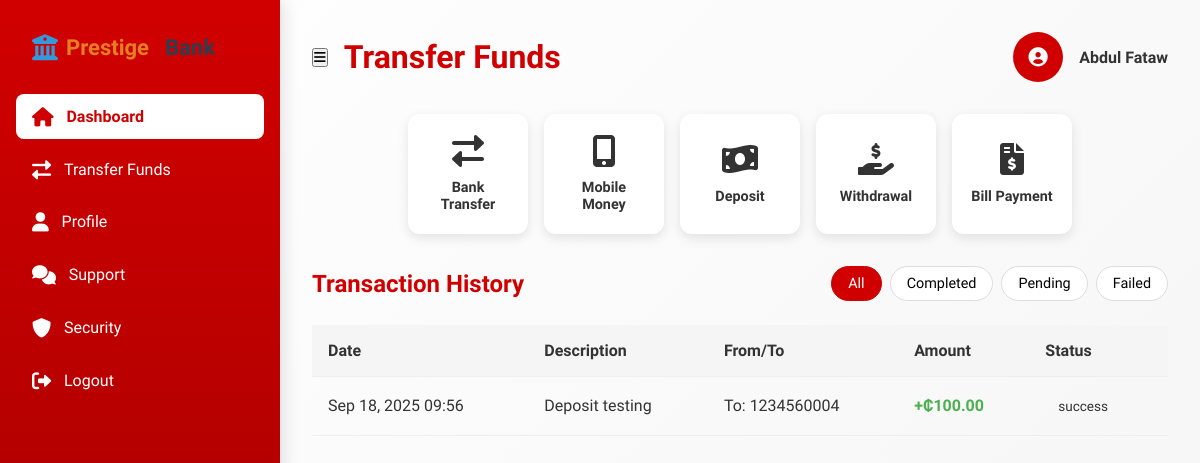
/transfer/ (signed in), run on an earlier commit of the app's database.
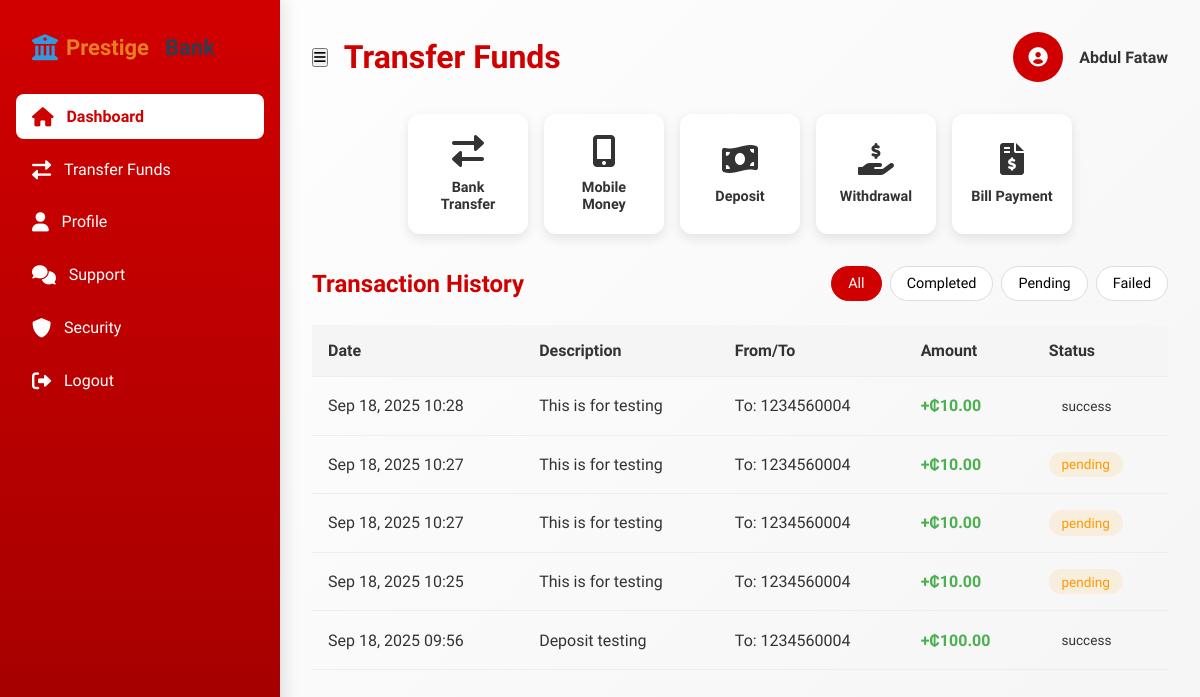
And on a later commit of the database.
### bank/models.py (models this page shows, shortened)
class Transaction(TimeBaseModel):
    TRANSACTION_TYPES = [
        ("TRANSFER", "Bank Transfer"),
        ("MOBILE_MONEY", "Mobile Money"),
        ("DEPOSIT", "Deposit"),
        ("WITHDRAWAL", "Withdrawal"),
        ("BILL_PAYMENT", "Bill Payment"),
    ]
    STATUS_CHOICES = [
        ("pending", "pending"),
        ("success", "success"),
        ("failed", "Failed"),
    ]
    customer = models.ForeignKey(
        Customer, on_delete=models.CASCADE, null=True, blank=True
    )
    transaction_id = models.CharField(
        max_length=30, unique=True, null=True, blank=True
    )
    transaction_type = models.CharField(max_length=20, choices=TRANSACTION_TYPES)
    amount = models.DecimalField(max_digits=15, decimal_places=2)
    currency = models.CharField(max_length=3, default="GHS")
    sender_account = models.ForeignKey(
        Account, on_delete=models.PROTECT,
        related_name="sent_transactions",
        null=True, blank=True
    )
    recipient_account = models.ForeignKey(
        Account, on_delete=models.PROTECT,
        related_name="received_transactions",
        null=True, blank=True,
    )
    recipient_number = models.CharField(max_length=20, null=True, blank=True)
    network = models.CharField(max_length=50, null=True, blank=True)
    bill_type = models.CharField(max_length=100, null=True, blank=True)
    recipient_account_number = models.CharField(max_length=50, null=True, blank=True)
    description = models.TextField(null=True, blank=True)
    status = models.CharField(max_length=10, choices=STATUS_CHOICES, default="COMPLETED")
    timestamp = models.DateTimeField(auto_now_add=True)
    class Meta:
        ordering = ["-timestamp"]

class Account(TimeBaseModel):
    ACCOUNT_TYPES = [
        ("SAVINGS", "Savings Account"),
        ("CHECKING", "Checking Account"),
        ("FIXED", "Fixed Deposit"),
    ]
    STATUS_CHOICES = [
        ("ACTIVE", "Active"),
        ("DORMANT", "Dormant"),
        ("CLOSED", "Closed"),
    ]
    BIN = "123456"
    customer = models.ForeignKey(Customer, on_delete=models.CASCADE)
    account_number = models.CharField(max_length=20, unique=True, null=True, blank=True)
    account_type = models.CharField(max_length=20, choices=ACCOUNT_TYPES)
    balance = models.DecimalField(max_digits=15, decimal_places=2, default=0.00)
    currency = models.CharField(max_length=3, default="GHS")
    status = models.CharField(max_length=10, choices=STATUS_CHOICES, default="ACTIVE")
    date_opened = models.DateTimeField(default=timezone.now)
    is_interoperable = models.BooleanField(default=True)
    class Meta:
        ordering = ["-date_opened"]
    def __str__(self):
        return f"{self.account_number} - {self.get_account_type_display()}"

### bank/views.py (the view)
def transfer_funds(request):
    customer = Customer.objects.filter(user=request.user).first()
    accounts = Account.objects.filter(customer=customer)
    recent_transactions = Transaction.objects.filter(
        Q(sender_account__customer=customer) | Q(recipient_account__customer=customer)
    )[:20]
    context = {
        "transfer_form": BankTransferForm(),
        "mobile_money_form": MobileMoneyForm(),
        "deposit_form": DepositForm(),
        "withdrawal_form": WithdrawalForm(),
        "bill_payment_form": BillPaymentForm(),
        "accounts": accounts,
        "recent_transactions": recent_transactions,
    }
    return render(request, "main/transfer.html", context)

### accounts/models.py (called while the page is built)
    def get_full_name(self):
        return self.full_name if self.full_name else self.email.split('@')[0]

### templates/main/transfer.html (shortened to what this page needs)
{% extends "main/base.html" %}
{% block content %}
<div class="main-content">
    <div class="header">
        <div style="display: flex; align-items: center; gap: 1rem;">
            <button class="mobile-menu-toggle" id="menuToggle">
                <i class="fas fa-bars"></i>
            </button>
            <div class="page-title">Transfer Funds</div>
        </div>
        <div class="user-profile">
            <div class="user-avatar"><i class="fas fa-user-circle"></i></div>
            <div class="user-name">{{ request.user.get_full_name }}</div>
        </div>
    </div>
    <div class="transaction-types">
        <div class="transaction-type-btn" data-type="TRANSFER">
            <i class="fas fa-exchange-alt"></i><span>Bank Transfer</span>
        </div>
        <div class="transaction-type-btn" data-type="MOBILE_MONEY">
            <i class="fas fa-mobile-alt"></i><span>Mobile Money</span>
        </div>
        <div class="transaction-type-btn" data-type="DEPOSIT">
            <i class="fas fa-money-bill-wave"></i><span>Deposit</span>
        </div>
        <div class="transaction-type-btn" data-type="WITHDRAWAL">
            <i class="fas fa-hand-holding-usd"></i><span>Withdrawal</span>
        </div>
        <div class="transaction-type-btn" data-type="BILL_PAYMENT">
            <i class="fas fa-file-invoice-dollar"></i><span>Bill Payment</span>
        </div>
    </div>
    <div class="transactions-section">
        <div class="transactions-header">
            <h2 class="section-title">Transaction History</h2>
            <div class="filter-buttons">
                <button class="filter-btn active" data-filter="all">All</button>
                <button class="filter-btn" data-filter="completed">Completed</button>
                <button class="filter-btn" data-filter="pending">Pending</button>
                <button class="filter-btn" data-filter="failed">Failed</button>
            </div>
        </div>
        <table class="transactions-table">
            <thead>
                <tr>
                    <th>Date</th>
                    <th>Description</th>
                    <th>From/To</th>
                    <th>Amount</th>
                    <th>Status</th>
                </tr>
            </thead>
            <tbody>
                {% for tx in recent_transactions %}
                <tr class="transaction-row" data-status="{{ tx.status|lower }}">
                    <td>{{ tx.timestamp|date:"M d, Y H:i" }}</td>
                    <td>{{ tx.description }}</td>
                    <td>
                        {% if tx.recipient_account %} To: {{ tx.recipient_account.account_number }}{% endif %}
                    </td>
                    <td class="transaction-amount {% if tx.sender_account and tx.sender_account.customer.user == request.user %}debit{% else %}credit{% endif %}">
                        {% if tx.sender_account and tx.sender_account.customer.user == request.user %}-{% else %}+{% endif %}₵{{ tx.amount }}
                    </td>
                    <td>
                        <span class="transaction-status status-{{ tx.status|lower }}">
                            {{ tx.get_status_display }}
                        </span>
                    </td>
                </tr>
                {% empty %}
                <tr>
                    <td colspan="5" style="text-align: center;">No transactions found.</td>
                </tr>
                {% endfor %}
            </tbody>
        </table>
    </div>
</div>
{% endblock %}

What changed in the data, as far as the page shows it:
added Transaction: timestamp "Sep 18, 2025 10:28", description "This is for testing", recipient_account.account_number "1234560004", amount "10.00", status "success"
added Transaction: timestamp "Sep 18, 2025 10:27", description "This is for testing", recipient_account.account_number "1234560004", amount "10.00", status "pending"
added Transaction: timestamp "Sep 18, 2025 10:27", description "This is for testing", recipient_account.account_number "1234560004", amount "10.00", status "pending"
added Transaction: timestamp "Sep 18, 2025 10:25", description "This is for testing", recipient_account.account_number "1234560004", amount "10.00", status "pending"
